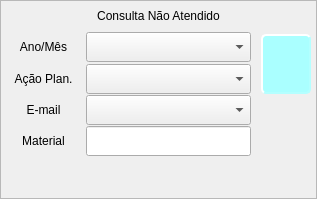
                            <widget class="QFrame" name="frame_10">
                             <property name="styleSheet">
                              <string notr="true"/>
                             </property>
                             <property name="frameShape">
                              <enum>QFrame::StyledPanel</enum>
                             </property>
                             <property name="frameShadow">
                              <enum>QFrame::Raised</enum>
                             </property>
                             <layout class="QGridLayout" name="gridLayout_11">
                              <property name="leftMargin">
                               <number>0</number>
                              </property>
                              <property name="topMargin">
                               <number>0</number>
                              </property>
                              <property name="rightMargin">
                               <number>0</number>
                              </property>
                              <property name="bottomMargin">
                               <number>2</number>
                              </property>
                              <property name="horizontalSpacing">
                               <number>0</number>
                              </property>
                              <property name="verticalSpacing">
                               <number>1</number>
                              </property>
                              <item row="4" column="2">
                               <widget class="QComboBox" name="nao_atend_cmb_email">
                                <property name="sizePolicy">
                                 <sizepolicy hsizetype="Preferred" vsizetype="Fixed">
                                  <horstretch>0</horstretch>
                                  <verstretch>0</verstretch>
                                 </sizepolicy>
                                </property>
                                <property name="minimumSize">
                                 <size>
                                  <width>86</width>
                                  <height>30</height>
                                 </size>
                                </property>
                                <property name="maximumSize">
                                 <size>
                                  <width>16777215</width>
                                  <height>30</height>
                                 </size>
                                </property>
                                <item>
                                 <property name="text">
                                  <string/>
                                 </property>
                                </item>
                                <item>
                                 <property name="text">
                                  <string>Enviado</string>
                                 </property>
                                </item>
                                <item>
                                 <property name="text">
                                  <string>Pendente</string>
                                 </property>
                                </item>
                               </widget>
                              </item>
                              <item row="3" column="2">
                               <widget class="QComboBox" name="nao_atend_cmb_acao_plan">
                                <property name="sizePolicy">
                                 <sizepolicy hsizetype="Preferred" vsizetype="Fixed">
                                  <horstretch>0</horstretch>
                                  <verstretch>0</verstretch>
                                 </sizepolicy>
                                </property>
                                <property name="minimumSize">
                                 <size>
                                  <width>86</width>
                                  <height>30</height>
                                 </size>
                                </property>
                                <property name="maximumSize">
                                 <size>
                                  <width>16777215</width>
                                  <height>30</height>
                                 </size>
                                </property>
                                <item>
                                 <property name="text">
                                  <string/>
                                 </property>
                                </item>
                                <item>
                                 <property name="text">
                                  <string>OK</string>
                                 </property>
                                </item>
                                <item>
                                 <property name="text">
                                  <string>Pendente</string>
                                 </property>
                                </item>
                               </widget>
                              </item>
                              <item row="4" column="0">
                               <widget class="QLabel" name="label_33">
                                <property name="sizePolicy">
                                 <sizepolicy hsizetype="Preferred" vsizetype="Preferred">
                                  <horstretch>0</horstretch>
                                  <verstretch>0</verstretch>
                                 </sizepolicy>
                                </property>
                                <property name="minimumSize">
                                 <size>
                                  <width>85</width>
                                  <height>30</height>
                                 </size>
                                </property>
                                <property name="maximumSize">
                                 <size>
                                  <width>85</width>
                                  <height>30</height>
                                 </size>
                                </property>
                                <property name="styleSheet">
                                 <string notr="true"/>
                                </property>
                                <property name="text">
                                 <string>E-mail</string>
                                </property>
                                <property name="alignment">
                                 <set>Qt::AlignCenter</set>
                                </property>
                                <property name="wordWrap">
                                 <bool>false</bool>
                                </property>
                               </widget>
                              </item>
                              <item row="5" column="2">
                               <widget class="QLineEdit" name="nao_atend_txt_material">
                                <property name="minimumSize">
                                 <size>
                                  <width>86</width>
                                  <height>30</height>
                                 </size>
                                </property>
                                <property name="maximumSize">
                                 <size>
                                  <width>16777215</width>
                                  <height>30</height>
                                 </size>
                                </property>
                                <property name="text">
                                 <string/>
                                </property>
                                <property name="maxLength">
                                 <number>8</number>
                                </property>
                               </widget>
                              </item>
                              <item row="1" column="2">
                               <widget class="QComboBox" name="nao_atend_cmb_ano_mes">
                                <property name="sizePolicy">
                                 <sizepolicy hsizetype="Preferred" vsizetype="Fixed">
                                  <horstretch>0</horstretch>
                                  <verstretch>0</verstretch>
                                 </sizepolicy>
                                </property>
                                <property name="minimumSize">
                                 <size>
                                  <width>86</width>
                                  <height>30</height>
                                 </size>
                                </property>
                                <property name="maximumSize">
                                 <size>
                                  <width>16777215</width>
                                  <height>30</height>
                                 </size>
                                </property>
                                <item>
                                 <property name="text">
                                  <string/>
                                 </property>
                                </item>
                               </widget>
                              </item>
                              <item row="0" column="0" colspan="6">
                               <widget class="QLabel" name="label_27">
                                <property name="sizePolicy">
                                 <sizepolicy hsizetype="MinimumExpanding" vsizetype="Preferred">
                                  <horstretch>0</horstretch>
                                  <verstretch>0</verstretch>
                                 </sizepolicy>
                                </property>
                                <property name="minimumSize">
                                 <size>
                                  <width>250</width>
                                  <height>30</height>
                                 </size>
                                </property>
                                <property name="maximumSize">
                                 <size>
                                  <width>16777215</width>
                                  <height>30</height>
                                 </size>
                                </property>
                                <property name="styleSheet">
                                 <string notr="true"/>
                                </property>
                                <property name="text">
                                 <string>Consulta Não Atendido</string>
                                </property>
                                <property name="alignment">
                                 <set>Qt::AlignCenter</set>
                                </property>
                                <property name="wordWrap">
                                 <bool>false</bool>
                                </property>
                               </widget>
                              </item>
                              <item row="3" column="0" colspan="2">
                               <widget class="QLabel" name="label_31">
                                <property name="sizePolicy">
                                 <sizepolicy hsizetype="Preferred" vsizetype="Preferred">
                                  <horstretch>0</horstretch>
                                  <verstretch>0</verstretch>
                                 </sizepolicy>
                                </property>
                                <property name="minimumSize">
                                 <size>
                                  <width>85</width>
                                  <height>30</height>
                                 </size>
                                </property>
                                <property name="maximumSize">
                                 <size>
                                  <width>85</width>
                                  <height>30</height>
                                 </size>
                                </property>
                                <property name="styleSheet">
                                 <string notr="true"/>
                                </property>
                                <property name="text">
                                 <string>Ação Plan.</string>
                                </property>
                                <property name="alignment">
                                 <set>Qt::AlignCenter</set>
                                </property>
                                <property name="wordWrap">
                                 <bool>false</bool>
                                </property>
                               </widget>
                              </item>
                              <item row="5" column="0" colspan="2">
                               <widget class="QLabel" name="label_32">
                                <property name="sizePolicy">
                                 <sizepolicy hsizetype="Preferred" vsizetype="Preferred">
                                  <horstretch>0</horstretch>
                                  <verstretch>0</verstretch>
                                 </sizepolicy>
                                </property>
                                <property name="minimumSize">
                                 <size>
                                  <width>85</width>
                                  <height>30</height>
                                 </size>
                                </property>
                                <property name="maximumSize">
                                 <size>
                                  <width>85</width>
                                  <height>30</height>
                                 </size>
                                </property>
                                <property name="styleSheet">
                                 <string notr="true"/>
                                </property>
                                <property name="text">
                                 <string>Material</string>
                                </property>
                                <property name="alignment">
                                 <set>Qt::AlignCenter</set>
                                </property>
                                <property name="wordWrap">
                                 <bool>false</bool>
                                </property>
                               </widget>
                              </item>
                              <item row="6" column="0">
                               <spacer name="verticalSpacer_6">
                                <property name="orientation">
                                 <enum>Qt::Vertical</enum>
                                </property>
                                <property name="sizeHint" stdset="0">
                                 <size>
                                  <width>20</width>
                                  <height>40</height>
                                 </size>
                                </property>
                               </spacer>
                              </item>
                              <item row="1" column="0" colspan="2">
                               <widget class="QLabel" name="label_30">
                                <property name="sizePolicy">
                                 <sizepolicy hsizetype="Preferred" vsizetype="Preferred">
                                  <horstretch>0</horstretch>
                                  <verstretch>0</verstretch>
                                 </sizepolicy>
                                </property>
                                <property name="minimumSize">
                                 <size>
                                  <width>85</width>
                                  <height>30</height>
                                 </size>
                                </property>
                                <property name="maximumSize">
                                 <size>
                                  <width>85</width>
                                  <height>30</height>
                                 </size>
                                </property>
                                <property name="styleSheet">
                                 <string notr="true"/>
                                </property>
                                <property name="text">
                                 <string>Ano/Mês</string>
                                </property>
                                <property name="alignment">
                                 <set>Qt::AlignCenter</set>
                                </property>
                                <property name="wordWrap">
                                 <bool>false</bool>
                                </property>
                               </widget>
                              </item>
                              <item row="1" column="3" rowspan="4" colspan="2" alignment="Qt::AlignTop">
                               <widget class="QFrame" name="frame_7">
                                <property name="styleSheet">
                                 <string notr="true">border: 0px;</string>
                                </property>
                                <property name="frameShape">
                                 <enum>QFrame::StyledPanel</enum>
                                </property>
                                <property name="frameShadow">
                                 <enum>QFrame::Raised</enum>
                                </property>
                                <layout class="QVBoxLayout" name="verticalLayout_7">
                                 <property name="spacing">
                                  <number>0</number>
                                 </property>
                                 <property name="leftMargin">
                                  <number>10</number>
                                 </property>
                                 <property name="topMargin">
                                  <number>2</number>
                                 </property>
                                 <property name="rightMargin">
                                  <number>5</number>
                                 </property>
                                 <property name="bottomMargin">
                                  <number>0</number>
                                 </property>
                                 <item>
                                  <widget class="QPushButton" name="nao_atend_btn_pesquisar">
                                   <property name="sizePolicy">
                                    <sizepolicy hsizetype="Expanding" vsizetype="Expanding">
                                     <horstretch>0</horstretch>
                                     <verstretch>0</verstretch>
                                    </sizepolicy>
                                   </property>
                                   <property name="minimumSize">
                                    <size>
                                     <width>50</width>
                                     <height>60</height>
                                    </size>
                                   </property>
                                   <property name="maximumSize">
                                    <size>
                                     <width>50</width>
                                     <height>60</height>
                                    </size>
                                   </property>
                                   <property name="font">
                                    <font>
                                     <pointsize>-1</pointsize>
                                     <italic>false</italic>
                                     <bold>true</bold>
                                    </font>
                                   </property>
                                   <property name="cursor">
                                    <cursorShape>PointingHandCursor</cursorShape>
                                   </property>
                                   <property name="toolTip">
                                    <string>&lt;html&gt;&lt;head/&gt;&lt;body&gt;&lt;p&gt;Pesquisar&lt;/p&gt;&lt;/body&gt;&lt;/html&gt;</string>
                                   </property>
                                   <property name="layoutDirection">
                                    <enum>Qt::RightToLeft</enum>
                                   </property>
                                   <property name="styleSheet">
                                    <string notr="true">#nao_atend_btn_pesquisar{	
	background-color: rgb(170, 255, 255);
    border-style: outset;
    border-width: 2px;
    border-radius: 5px; 
    border-color: rgb(180, 255, 255);
    font: bold 14px;		
	text-align: center;
	color: rgb(255, 255, 255);
}
#nao_atend_btn_pesquisar::hover {
    background-color: rgb(150, 255, 255);
    border-style: inset;
}
#nao_atend_btn_pesquisar::pressed {
    background-color: rgb(150, 255, 255);
    border-style: inset;
}</string>
                                   </property>
                                   <property name="text">
                                    <string/>
                                   </property>
                                   <property name="icon">
                                    <iconset resource="../assets/icons/icons_alt_regras.qrc">
                                     <normaloff>:/assets.icons_alt_regras/banco-de-dados-de-pesquisa.png</normaloff>:/assets.icons_alt_regras/banco-de-dados-de-pesquisa.png</iconset>
                                   </property>
                                   <property name="iconSize">
                                    <size>
                                     <width>25</width>
                                     <height>25</height>
                                    </size>
                                   </property>
                                  </widget>
                                 </item>
                                </layout>
                               </widget>
                              </item>
                             </layout>
                            </widget>
